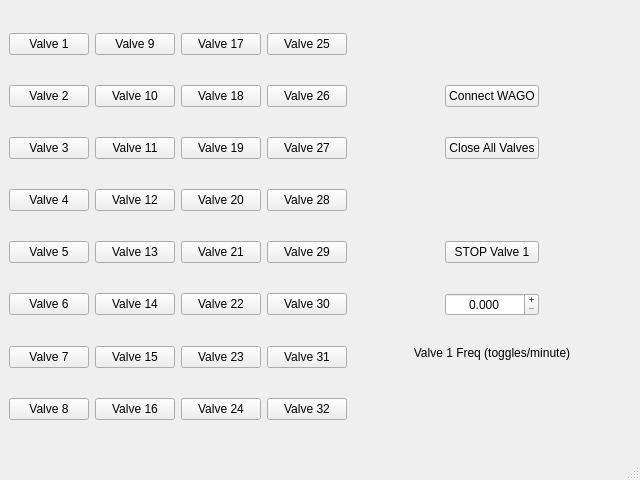
<?xml version="1.0" encoding="UTF-8"?>
<ui version="4.0">
 <class>MainWindow</class>
 <widget class="QMainWindow" name="MainWindow">
  <property name="geometry">
   <rect>
    <x>0</x>
    <y>0</y>
    <width>640</width>
    <height>480</height>
   </rect>
  </property>
  <property name="sizePolicy">
   <sizepolicy hsizetype="Preferred" vsizetype="Ignored">
    <horstretch>0</horstretch>
    <verstretch>0</verstretch>
   </sizepolicy>
  </property>
  <property name="windowTitle">
   <string>WAGO Biosensors</string>
  </property>
  <widget class="QWidget" name="centralwidget">
   <layout class="QGridLayout" name="gridLayout_3">
    <item row="7" column="0">
     <widget class="QPushButton" name="pb7">
      <property name="text">
       <string>Valve 7</string>
      </property>
     </widget>
    </item>
    <item row="5" column="3">
     <widget class="QPushButton" name="pb30">
      <property name="text">
       <string>Valve 30</string>
      </property>
     </widget>
    </item>
    <item row="4" column="1">
     <widget class="QPushButton" name="pb13">
      <property name="text">
       <string>Valve 13</string>
      </property>
     </widget>
    </item>
    <item row="8" column="1">
     <widget class="QPushButton" name="pb16">
      <property name="text">
       <string>Valve 16</string>
      </property>
     </widget>
    </item>
    <item row="1" column="7">
     <spacer name="horizontalSpacer_3">
      <property name="orientation">
       <enum>Qt::Horizontal</enum>
      </property>
      <property name="sizeHint" stdset="0">
       <size>
        <width>40</width>
        <height>20</height>
       </size>
      </property>
     </spacer>
    </item>
    <item row="1" column="2">
     <widget class="QPushButton" name="pb18">
      <property name="text">
       <string>Valve 18</string>
      </property>
     </widget>
    </item>
    <item row="1" column="6">
     <widget class="QPushButton" name="pbConnect">
      <property name="text">
       <string>Connect WAGO</string>
      </property>
     </widget>
    </item>
    <item row="5" column="0">
     <widget class="QPushButton" name="pb6">
      <property name="text">
       <string>Valve 6</string>
      </property>
     </widget>
    </item>
    <item row="1" column="5">
     <spacer name="horizontalSpacer_2">
      <property name="orientation">
       <enum>Qt::Horizontal</enum>
      </property>
      <property name="sizeHint" stdset="0">
       <size>
        <width>40</width>
        <height>20</height>
       </size>
      </property>
     </spacer>
    </item>
    <item row="2" column="1">
     <widget class="QPushButton" name="pb11">
      <property name="text">
       <string>Valve 11</string>
      </property>
     </widget>
    </item>
    <item row="4" column="2">
     <widget class="QPushButton" name="pb21">
      <property name="text">
       <string>Valve 21</string>
      </property>
     </widget>
    </item>
    <item row="1" column="1">
     <widget class="QPushButton" name="pb10">
      <property name="text">
       <string>Valve 10</string>
      </property>
     </widget>
    </item>
    <item row="0" column="2">
     <widget class="QPushButton" name="pb17">
      <property name="text">
       <string>Valve 17</string>
      </property>
     </widget>
    </item>
    <item row="0" column="1">
     <widget class="QPushButton" name="pb9">
      <property name="text">
       <string>Valve 9</string>
      </property>
     </widget>
    </item>
    <item row="8" column="0">
     <widget class="QPushButton" name="pb8">
      <property name="text">
       <string>Valve 8</string>
      </property>
     </widget>
    </item>
    <item row="7" column="3">
     <widget class="QPushButton" name="pb31">
      <property name="text">
       <string>Valve 31</string>
      </property>
     </widget>
    </item>
    <item row="0" column="0">
     <widget class="QPushButton" name="pb1">
      <property name="text">
       <string>Valve 1</string>
      </property>
     </widget>
    </item>
    <item row="3" column="1">
     <widget class="QPushButton" name="pb12">
      <property name="text">
       <string>Valve 12</string>
      </property>
     </widget>
    </item>
    <item row="5" column="6">
     <widget class="QDoubleSpinBox" name="freqBox">
      <property name="alignment">
       <set>Qt::AlignCenter</set>
      </property>
      <property name="buttonSymbols">
       <enum>QAbstractSpinBox::PlusMinus</enum>
      </property>
      <property name="decimals">
       <number>3</number>
      </property>
      <property name="maximum">
       <double>1000000.000000000000000</double>
      </property>
     </widget>
    </item>
    <item row="4" column="0">
     <widget class="QPushButton" name="pb5">
      <property name="text">
       <string>Valve 5</string>
      </property>
     </widget>
    </item>
    <item row="2" column="0">
     <widget class="QPushButton" name="pb3">
      <property name="text">
       <string>Valve 3</string>
      </property>
     </widget>
    </item>
    <item row="8" column="3">
     <widget class="QPushButton" name="pb32">
      <property name="text">
       <string>Valve 32</string>
      </property>
     </widget>
    </item>
    <item row="2" column="2">
     <widget class="QPushButton" name="pb19">
      <property name="text">
       <string>Valve 19</string>
      </property>
     </widget>
    </item>
    <item row="0" column="3">
     <widget class="QPushButton" name="pb25">
      <property name="text">
       <string>Valve 25</string>
      </property>
     </widget>
    </item>
    <item row="3" column="2">
     <widget class="QPushButton" name="pb20">
      <property name="text">
       <string>Valve 20</string>
      </property>
     </widget>
    </item>
    <item row="8" column="2">
     <widget class="QPushButton" name="pb24">
      <property name="text">
       <string>Valve 24</string>
      </property>
     </widget>
    </item>
    <item row="4" column="3">
     <widget class="QPushButton" name="pb29">
      <property name="text">
       <string>Valve 29</string>
      </property>
     </widget>
    </item>
    <item row="1" column="3">
     <widget class="QPushButton" name="pb26">
      <property name="text">
       <string>Valve 26</string>
      </property>
     </widget>
    </item>
    <item row="3" column="0">
     <widget class="QPushButton" name="pb4">
      <property name="text">
       <string>Valve 4</string>
      </property>
     </widget>
    </item>
    <item row="7" column="1">
     <widget class="QPushButton" name="pb15">
      <property name="text">
       <string>Valve 15</string>
      </property>
     </widget>
    </item>
    <item row="3" column="3">
     <widget class="QPushButton" name="pb28">
      <property name="text">
       <string>Valve 28</string>
      </property>
     </widget>
    </item>
    <item row="5" column="1">
     <widget class="QPushButton" name="pb14">
      <property name="text">
       <string>Valve 14</string>
      </property>
     </widget>
    </item>
    <item row="2" column="6">
     <widget class="QPushButton" name="pbCloseAll">
      <property name="text">
       <string>Close All Valves</string>
      </property>
     </widget>
    </item>
    <item row="2" column="3">
     <widget class="QPushButton" name="pb27">
      <property name="text">
       <string>Valve 27</string>
      </property>
     </widget>
    </item>
    <item row="5" column="2">
     <widget class="QPushButton" name="pb22">
      <property name="text">
       <string>Valve 22</string>
      </property>
     </widget>
    </item>
    <item row="7" column="2">
     <widget class="QPushButton" name="pb23">
      <property name="text">
       <string>Valve 23</string>
      </property>
     </widget>
    </item>
    <item row="4" column="6">
     <widget class="QPushButton" name="pbStop1">
      <property name="text">
       <string>STOP Valve 1</string>
      </property>
     </widget>
    </item>
    <item row="1" column="0">
     <widget class="QPushButton" name="pb2">
      <property name="text">
       <string>Valve 2</string>
      </property>
     </widget>
    </item>
    <item row="7" column="5" colspan="3">
     <widget class="QLabel" name="label">
      <property name="sizePolicy">
       <sizepolicy hsizetype="Ignored" vsizetype="Minimum">
        <horstretch>0</horstretch>
        <verstretch>0</verstretch>
       </sizepolicy>
      </property>
      <property name="text">
       <string>Valve 1 Freq (toggles/minute)</string>
      </property>
      <property name="alignment">
       <set>Qt::AlignHCenter|Qt::AlignTop</set>
      </property>
     </widget>
    </item>
   </layout>
  </widget>
  <widget class="QStatusBar" name="statusbar"/>
 </widget>
 <resources/>
 <connections/>
</ui>
